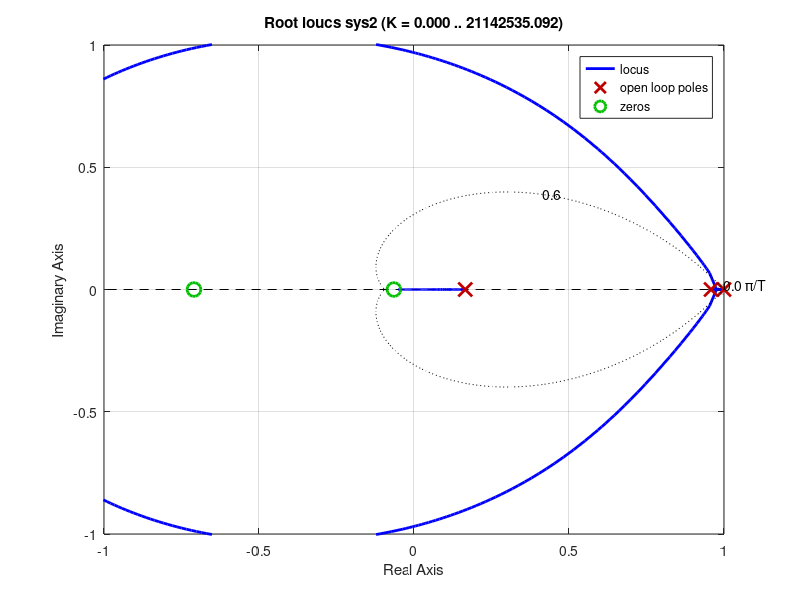

Source code (MATLAB): (Note: this script raises an error after producing the figure.)
A= [0 0 1 0; 0 0 0 1;0 767.05 -1801.41 0; 0 1040.06 1801.41 0];
B= [0; 0; 3355.21; -3355.21]
C= [1 1 0 0];
D=0;
Ts= 1e-03;
K=368;
sys= ss(A,B,C,D)%State Space model of flexibke joint
sys2= c2d(sys,Ts)%discrete State Spaec Model
Co=ctrb(A,B)%Controllability
rank(Co)
Ob=obsv(A,C)%Observability
rank(Ob)
zeta=0.6;
wn=20*Ts;
figure(1)
rlocus(sys2)
axis([-1 1 -1 1])
zgrid(zeta,wn)
% [k,poles]= rlocfind(sys2)
%%k = 355.0764


%poles =

 %  1.1141 + 0.0000i
  % 0.9438 + 0.0856i
   %0.9438 - 0.0856i
   %0.1650 + 0.0000i
   %I used the commented steps above to find the poles 
  p=[1.1141+0i 0.9438+0.0856i 0.9438-0.0856i 0.1650+0i];
   L= acker(A,B,p) %State feedback gain
   %L =-0.0000   -0.3110   -0.5369    0.0009
   P=[-0.2 -.21 -.22 -.23]; %slowest observer pole
   Obs=acker(sys2.A',sys2.C',P/10) %Full order observer 10 times faster than slowest pole
% rsys= reg(sys2,L,Obs')%step6: trying to close the feedback loop
%    step(rsys)
%    X= dlyap(sys2.A+B*L,eye(4))%Lyapunov Stability Analysis
   sys_cl= ss(sys2.A-sys2.B*L,sys2.B,sys2.C,sys2.D,Ts)
   figure(2)
   step(sys_cl)
   stepinfo(sys_cl)
   sys_obs=ss([sys2.A-sys2.B*L sys2.B.*L; zeros(size(sys2.A)) sys2.A-Obs.*sys2.C],[sys2.B;zeros(size(sys2.B))],[sys2.C zeros(size(sys2.C))],sys2.D,Ts)
   figure(3)
   step(sys_obs)
   stepinfo(sys_obs)
